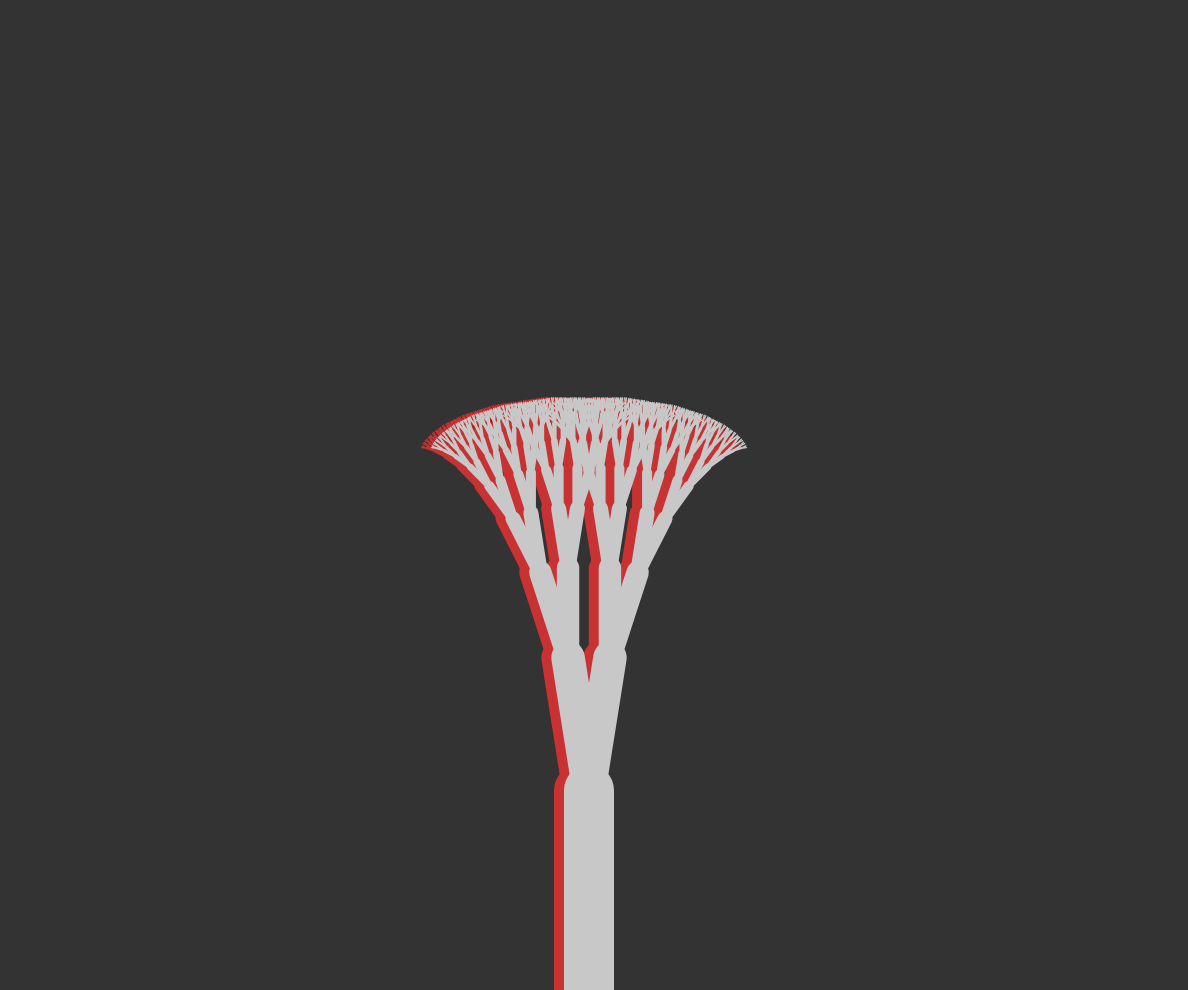
Frame 1 (no input)
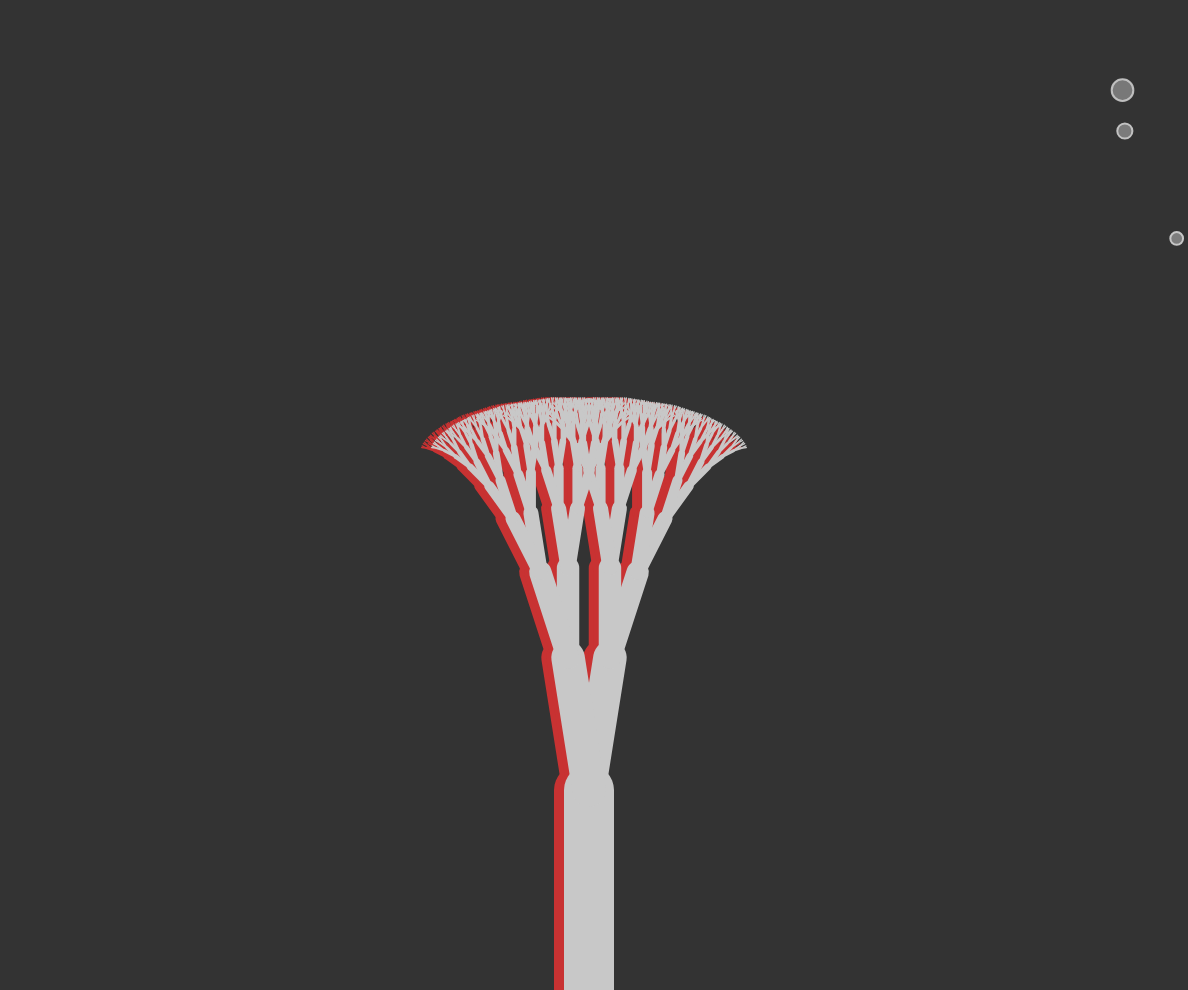
Frame 60 (no input)
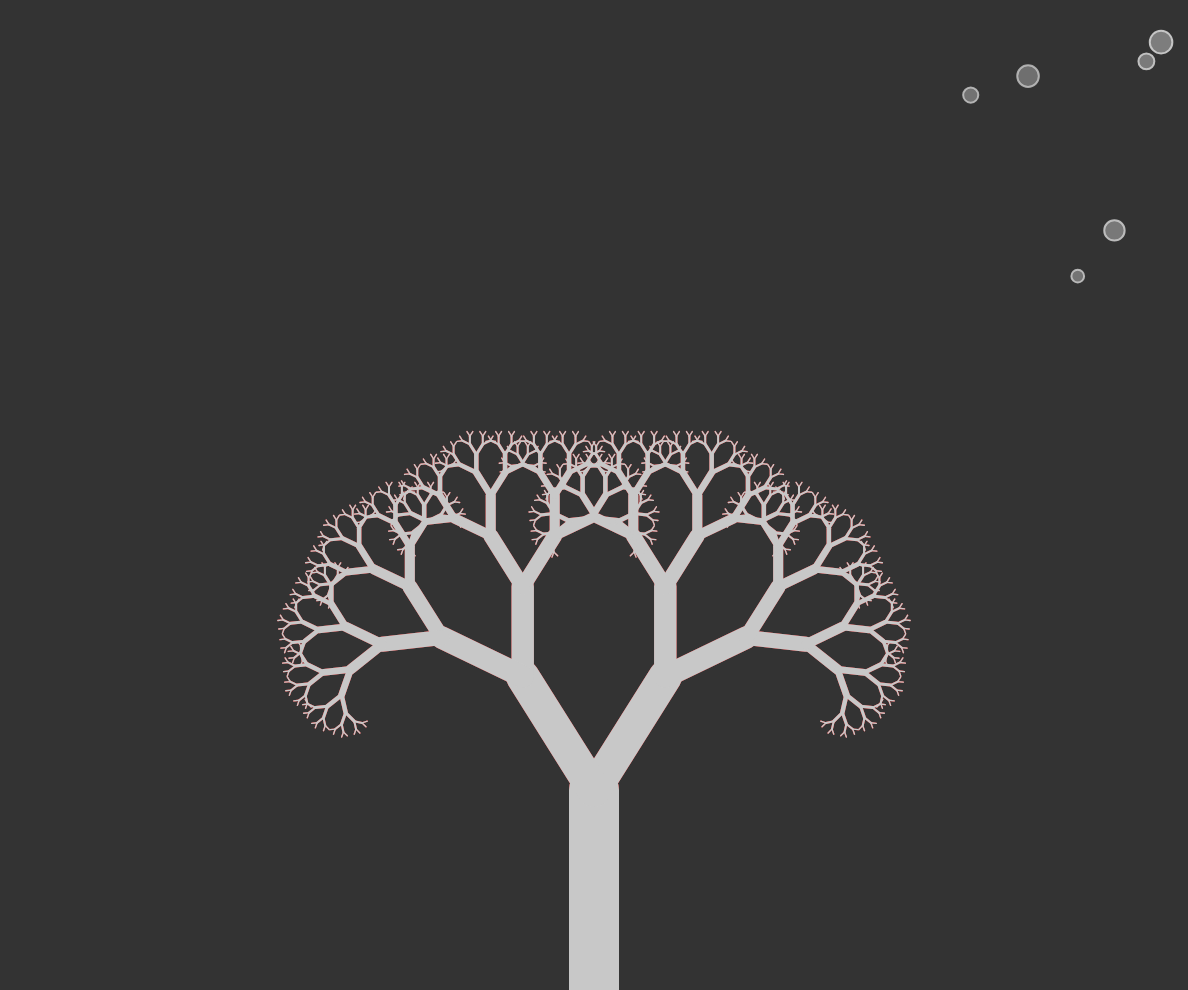
Frame 120 (the mouse pressed at the canvas centre since frame 60)

The p5.js sketch that drew these frames (run headless with seeded random() and noise() and a simulated clock; from frame 60 on, the mouse is pressed at the canvas centre):

// p5.js sketch
// ── sketch.js
var angle
var particleSystem
var xback,xmid,xnear
var back,mid,near
var prevMouseX
var vel
var strk
function setup(){ 
    createCanvas(window.innerWidth*0.99, window.innerHeight*0.99);
    angle=PI/4
    particleSystem = new ParticleSystem(createVector(width/2, 50));

    xback=width/2
    xmid=width/2
    xnear=width/2

    back=2*5
    mid=4*5
    near=6*5
    prevMouseX=width/2
  strk=50
}
function draw() {
    background (51);

    particleSystem.addParticle();
    particleSystem.run();
    
    //handing angle
    angle=clamp(PI*0.05,PI*0.28,(mouseY/height)/2.8 * PI)
    if(mouseX!=prevMouseX){
      var del=(mouseX-prevMouseX)/width
      xback += del*back
      xmid += del*mid
      xnear += del*near
    }
    prevMouseX=mouseX
    //back
    push()
    translate(xnear,height)   
    stroke(200,50,50,255)
    branch(200,strk)
    pop()
    //mid
    push()
    translate(xmid,height)   
    stroke(200,50,50,255)
    branch(200,strk)
    pop()

    //near    
    push()
    translate(xback,height)   
    stroke(200,200,200,255)
    branch(200,strk)
    pop()


}
function branch(length,stweight){
    if(length<4)return
    
    strokeWeight(stweight)
    line(0,0,0,-length)

    push()
    translate(0,-length)
    rotate(angle)
    branch(length*0.67,stweight*0.67)
    pop()
    push()
    translate(0,-length)
    rotate(-angle)
    branch(length*0.67,stweight*0.67)
    pop()
}
function clamp(min,max,value){
    if(value<min) return min
    if(value>max) return max
    return value
}


// A simple Particle class
var Particle = function(position) {
    this.acceleration = createVector(-0.001, 0.001);
    this.velocity = createVector(random(-3, -1), random(-1, 1));
    this.position = position.copy();
    this.lifespan = 255.0;
    this.size = random(12,24)
  };
  
  Particle.prototype.run = function() {
    this.update();
    this.display();
  };
  
  // Method to update position
  Particle.prototype.update = function(){
    this.velocity.add(this.acceleration);
    this.position.add(this.velocity);
    this.lifespan -= 0.5;
  };
  
  // Method to display
  Particle.prototype.display = function() {
    stroke(200, this.lifespan);
    strokeWeight(2);
    fill(127, this.lifespan);
    ellipse(this.position.x, this.position.y, this.size, this.size);
  };
  
  // Is the particle still useful?
  Particle.prototype.isDead = function(){
    if (this.lifespan < 0) {
      return true;
    } else {
      return false;
    }
    if(this.position.x<0 || this.position.y<0|| this.position.y>height){
        return true;
    }else {
        return false
    }
  };

  
  var ParticleSystem = function(position) {
    this.origin = position.copy();
    this.particles = [];
    this.lastGenerate = createVector(100,random(1,8))
  };
  
  ParticleSystem.prototype.addParticle = function() {
    if(this.lastGenerate.x<=0){
        this.particles.push(new Particle(createVector(width,random(height*0.0,height*0.5))));
        this.lastGenerate.x = 100
    }else{
        this.lastGenerate.x-=this.lastGenerate.y
    }
  };
  
  ParticleSystem.prototype.run = function() {
    for (var i = this.particles.length-1; i >= 0; i--) {
      var p = this.particles[i];
      p.run();
      if (p.isDead()) {
        this.particles.splice(i, 1);
      }
    }
  };
